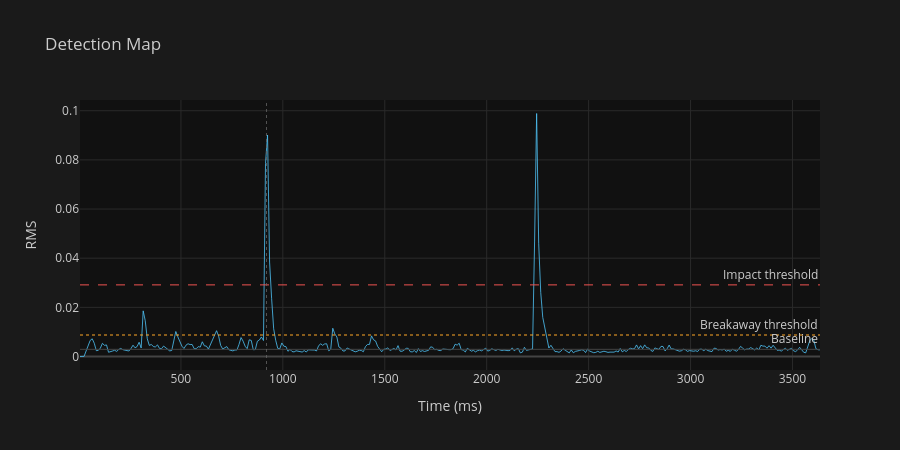

Notebook code for this chart:
### Markdown cell above
## Detection Map — full picture

### Code cell
fig = go.Figure()
fig.add_trace(go.Scatter(x=t_chunks, y=rms_vals, mode='lines', line=dict(color='#4fc3f7', width=1), name='RMS', opacity=0.8))
fig.add_hline(y=threshold, line=dict(color='#ef5350', width=1, dash='dash'), annotation_text='Impact threshold')
fig.add_hline(y=bkwy_thr,  line=dict(color='#ffa726', width=1, dash='dot'),  annotation_text='Breakaway threshold')
fig.add_hline(y=baseline,  line=dict(color='#444444', width=1),              annotation_text='Baseline')

for s in gated:
    fig.add_vline(x=s['i']*CHUNK_MS, line=dict(color='#666666', width=0.8, dash='dot'))

for c in cycles:
    ts_ms = c['tstart_i'] * CHUNK_MS
    te_ms = c['tend_i']   * CHUNK_MS
    fig.add_vline(x=ts_ms, line=dict(color='#ffa726', width=2), annotation_text='T_start')
    fig.add_vline(x=te_ms, line=dict(color='#66bb6a', width=2), annotation_text='T_end')
    fig.add_vrect(x0=ts_ms, x1=te_ms, fillcolor='#66bb6a', opacity=0.08, line_width=0,
                  annotation_text=f"Δ{c['delta_ms']:.0f}ms  {c['speed']:.1f}in/s",
                  annotation_position='top left', annotation_font_color='#ffffff')

fig.update_layout(title='Detection Map', xaxis_title='Time (ms)', yaxis_title='RMS', height=450, **DARK)
fig.show()

print(f'\nSummary: {len(cycles)} cycle(s) detected')
for c in cycles:
    print(f"  Δ={c['delta_ms']:.1f}ms  speed={c['speed']:.3f} in/s  "
          f"T_start RMS={c['tstart_rms']:.5f}  T_end RMS={c['tend_rms']:.5f}")

### Figure 1 — Plotly figure (JSON) as saved in the notebook; plotly's stock layout.template omitted (floating-point values rounded to 4 significant figures; data arrays with more than 128 entries replaced by an {"elided": "..."} marker saying what was removed)
{"data": [{"line": {"color": "#4fc3f7", "width": 1}, "mode": "lines", "name": "RMS", "opacity": 0.8, "type": "scatter", "x": {"elided": "364 float values"}, "y": {"elided": "364 float values"}}], "layout": {"annotations": [{"showarrow": false, "text": "Impact threshold", "x": 1, "xanchor": "right", "xref": "x domain", "y": 0.02914, "yanchor": "bottom", "yref": "y"}, {"showarrow": false, "text": "Breakaway threshold", "x": 1, "xanchor": "right", "xref": "x domain", "y": 0.008743, "yanchor": "bottom", "yref": "y"}, {"showarrow": false, "text": "Baseline", "x": 1, "xanchor": "right", "xref": "x domain", "y": 0.002914, "yanchor": "bottom", "yref": "y"}], "font": {"color": "#cccccc"}, "height": 450, "paper_bgcolor": "#1a1a1a", "plot_bgcolor": "#111111", "shapes": [{"line": {"color": "#ef5350", "dash": "dash", "width": 1}, "type": "line", "x0": 0, "x1": 1, "xref": "x domain", "y0": 0.02914, "y1": 0.02914, "yref": "y"}, {"line": {"color": "#ffa726", "dash": "dot", "width": 1}, "type": "line", "x0": 0, "x1": 1, "xref": "x domain", "y0": 0.008743, "y1": 0.008743, "yref": "y"}, {"line": {"color": "#444444", "width": 1}, "type": "line", "x0": 0, "x1": 1, "xref": "x domain", "y0": 0.002914, "y1": 0.002914, "yref": "y"}, {"line": {"color": "#666666", "dash": "dot", "width": 0.8}, "type": "line", "x0": 920, "x1": 920, "xref": "x", "y0": 0, "y1": 1, "yref": "y domain"}], "title": {"text": "Detection Map"}, "xaxis": {"gridcolor": "#2a2a2a", "title": {"text": "Time (ms)"}, "zerolinecolor": "#444"}, "yaxis": {"gridcolor": "#2a2a2a", "title": {"text": "RMS"}, "zerolinecolor": "#444"}}}
